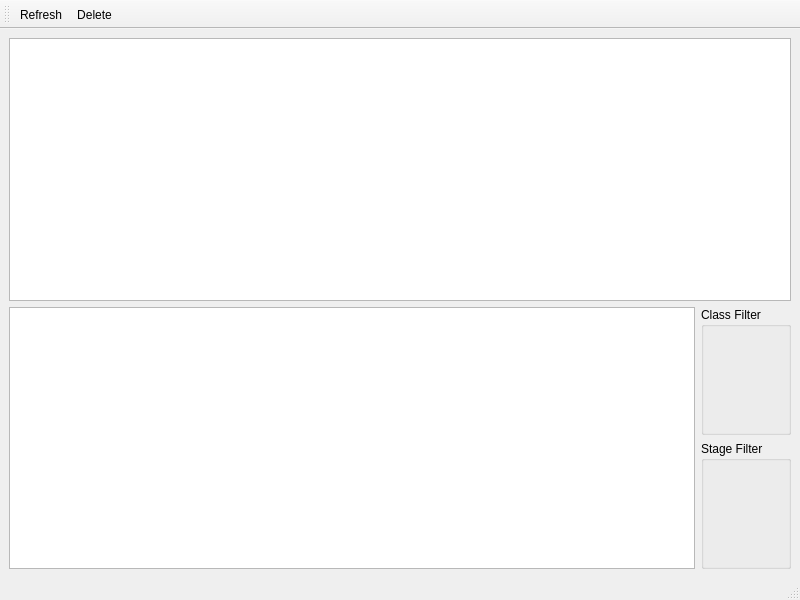
<?xml version="1.0" encoding="UTF-8"?>
<ui version="4.0">
 <class>MainWindow</class>
 <widget class="QMainWindow" name="MainWindow">
  <property name="geometry">
   <rect>
    <x>0</x>
    <y>0</y>
    <width>800</width>
    <height>600</height>
   </rect>
  </property>
  <property name="sizePolicy">
   <sizepolicy hsizetype="Expanding" vsizetype="Expanding">
    <horstretch>0</horstretch>
    <verstretch>0</verstretch>
   </sizepolicy>
  </property>
  <property name="windowTitle">
   <string>(k)elogviewer</string>
  </property>
  <property name="windowIcon">
   <iconset resource="../rsc/qt.qrc">
    <normaloff>:/icons/scalable/utilities-log-viewer.svg</normaloff>:/icons/scalable/utilities-log-viewer.svg</iconset>
  </property>
  <widget class="QWidget" name="centralwidget">
   <layout class="QVBoxLayout" name="verticalLayout_3">
    <item>
     <layout class="QVBoxLayout" name="verticalLayout_2">
      <item>
       <widget class="QTreeView" name="treeView"/>
      </item>
      <item>
       <layout class="QHBoxLayout" name="horizontalLayout">
        <item>
         <widget class="QTextEdit" name="textEdit">
          <property name="readOnly">
           <bool>true</bool>
          </property>
          <property name="html">
           <string notr="true">&lt;!DOCTYPE HTML PUBLIC &quot;-//W3C//DTD HTML 4.0//EN&quot; &quot;http://www.w3.org/TR/REC-html40/strict.dtd&quot;&gt;
&lt;html&gt;&lt;head&gt;&lt;meta name=&quot;qrichtext&quot; content=&quot;1&quot; /&gt;&lt;style type=&quot;text/css&quot;&gt;
p, li { white-space: pre-wrap; }
&lt;/style&gt;&lt;/head&gt;&lt;body style=&quot; font-family:'Sans Serif'; font-size:9pt; font-weight:400; font-style:normal;&quot;&gt;
&lt;p style=&quot;-qt-paragraph-type:empty; margin-top:0px; margin-bottom:0px; margin-left:0px; margin-right:0px; -qt-block-indent:0; text-indent:0px;&quot;&gt;&lt;/p&gt;&lt;/body&gt;&lt;/html&gt;</string>
          </property>
         </widget>
        </item>
        <item>
         <layout class="QVBoxLayout" name="verticalLayout">
          <item>
           <widget class="QGroupBox" name="filter_class_box">
            <property name="title">
             <string>Class Filter</string>
            </property>
            <layout class="QGridLayout" name="gridLayout_4">
             <item row="0" column="0">
              <layout class="QGridLayout" name="filter_class_layout"/>
             </item>
            </layout>
           </widget>
          </item>
          <item>
           <widget class="QGroupBox" name="filter_stage_box">
            <property name="title">
             <string>Stage Filter</string>
            </property>
            <layout class="QGridLayout" name="gridLayout_5">
             <item row="0" column="0">
              <layout class="QGridLayout" name="filter_stage_layout"/>
             </item>
            </layout>
           </widget>
          </item>
         </layout>
        </item>
       </layout>
      </item>
     </layout>
    </item>
   </layout>
  </widget>
  <widget class="QStatusBar" name="statusbar"/>
  <widget class="QToolBar" name="toolBar">
   <property name="windowTitle">
    <string>toolBar</string>
   </property>
   <attribute name="toolBarArea">
    <enum>TopToolBarArea</enum>
   </attribute>
   <attribute name="toolBarBreak">
    <bool>false</bool>
   </attribute>
   <addaction name="actionRefresh"/>
   <addaction name="actionDelete"/>
  </widget>
  <action name="actionQuit">
   <property name="text">
    <string>&amp;Quit (k)elogviewer</string>
   </property>
   <property name="shortcut">
    <string>Ctrl+Q</string>
   </property>
  </action>
  <action name="actionDelete">
   <property name="text">
    <string>Delete</string>
   </property>
   <property name="shortcut">
    <string>Del</string>
   </property>
  </action>
  <action name="actionRefresh">
   <property name="text">
    <string>&amp;Refresh</string>
   </property>
   <property name="shortcut">
    <string>Ctrl+R</string>
   </property>
  </action>
 </widget>
 <resources>
  <include location="../rsc/qt.qrc"/>
 </resources>
 <connections/>
</ui>
